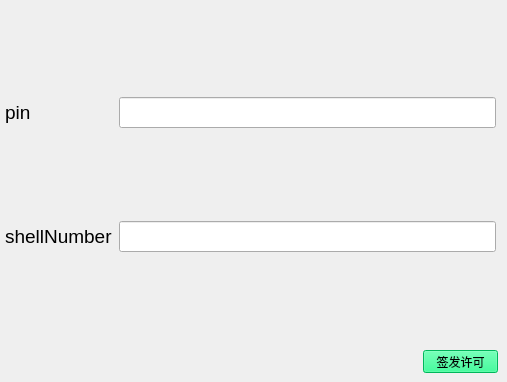
     <widget class="QWidget" name="page_4">
      <widget class="QPushButton" name="clearlicense">
       <property name="geometry">
        <rect>
         <x>423</x>
         <y>350</y>
         <width>75</width>
         <height>23</height>
        </rect>
       </property>
       <property name="styleSheet">
        <string notr="true">background-color: rgb(0, 255, 127);</string>
       </property>
       <property name="text">
        <string>签发许可</string>
       </property>
      </widget>
      <widget class="QWidget" name="layoutWidget_9">
       <property name="geometry">
        <rect>
         <x>5</x>
         <y>10</y>
         <width>491</width>
         <height>331</height>
        </rect>
       </property>
       <layout class="QGridLayout" name="gridLayout_8">
        <item row="1" column="1">
         <widget class="QLineEdit" name="shellNumber_3">
          <property name="font">
           <font>
            <pointsize>14</pointsize>
           </font>
          </property>
         </widget>
        </item>
        <item row="0" column="0">
         <widget class="QLabel" name="label_53">
          <property name="font">
           <font>
            <pointsize>14</pointsize>
            <italic>false</italic>
           </font>
          </property>
          <property name="text">
           <string>pin</string>
          </property>
         </widget>
        </item>
        <item row="1" column="0">
         <widget class="QLabel" name="label_56">
          <property name="font">
           <font>
            <pointsize>14</pointsize>
            <italic>false</italic>
           </font>
          </property>
          <property name="text">
           <string>shellNumber</string>
          </property>
         </widget>
        </item>
        <item row="0" column="1">
         <widget class="QLineEdit" name="pin_3">
          <property name="font">
           <font>
            <pointsize>14</pointsize>
           </font>
          </property>
         </widget>
        </item>
       </layout>
      </widget>
     </widget>
